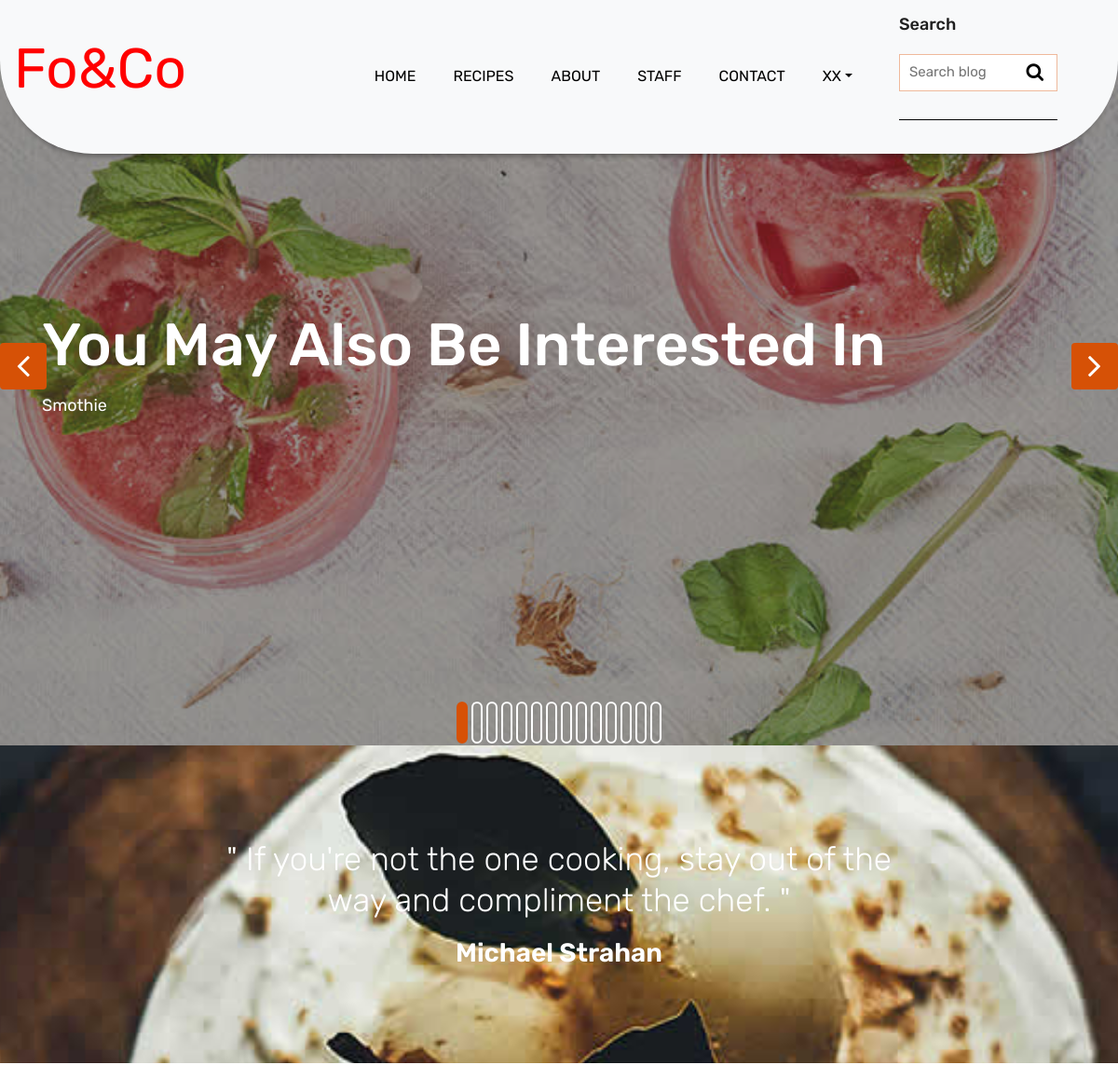
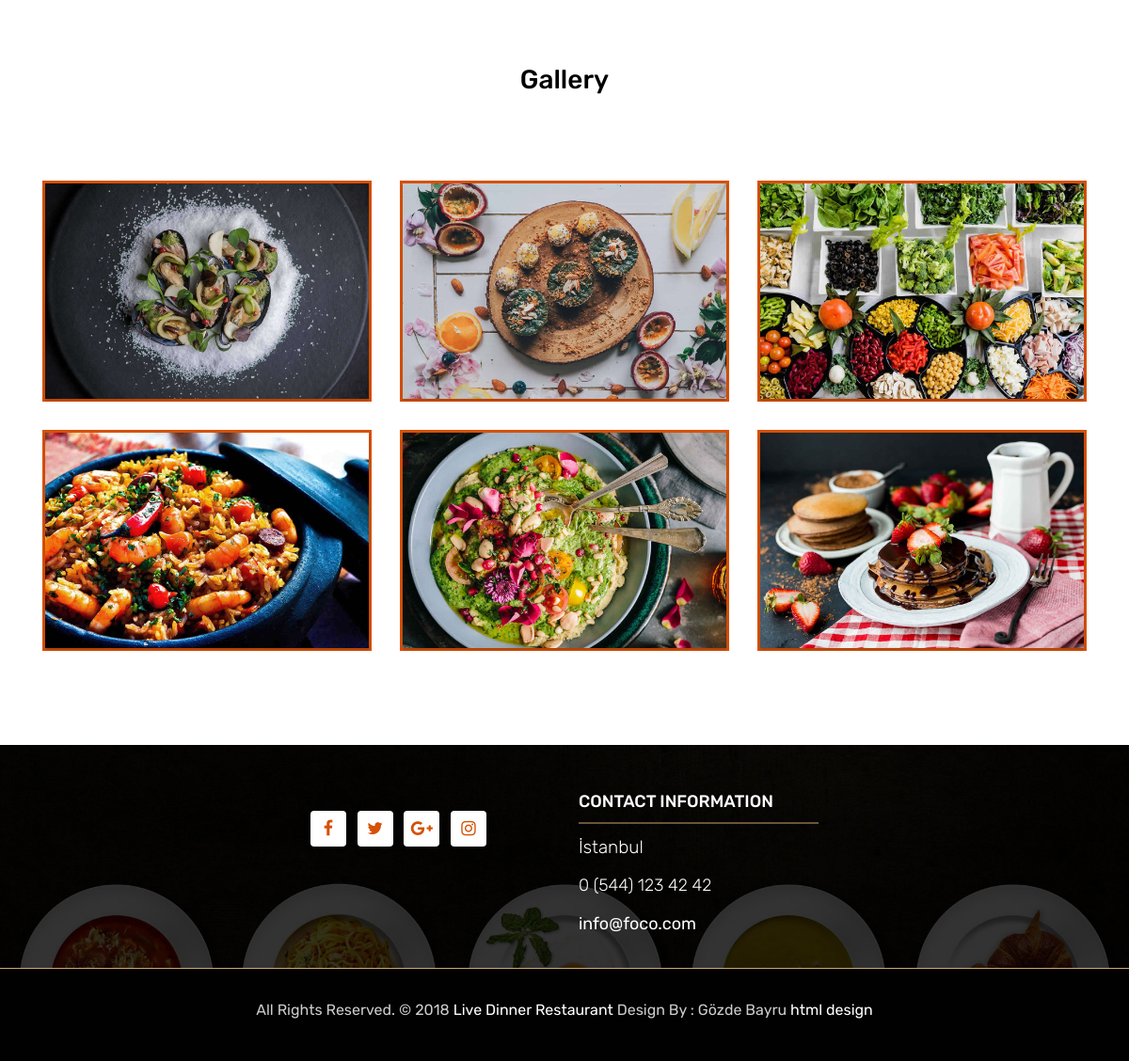
/index.php (signed in), run on the app's committed database (2 pictures, top to bottom).
### tables this page shows
CREATE TABLE `users` (
  `userid` int(10) NOT NULL,
  `username` varchar(100) NOT NULL,
  `usersurname` varchar(100) NOT NULL,
  `usermail` varchar(100) NOT NULL,
  `userpassword` varchar(100) NOT NULL,
  `userrights` int(2) NOT NULL,
  `usersalt` varchar(100) NOT NULL,
  `deleted` int(1) NOT NULL DEFAULT 0
);

CREATE TABLE `recipes` (
  `recipesid` int(10) NOT NULL,
  `recipesname` varchar(100) NOT NULL,
  `recipespicture` varchar(250) NOT NULL,
  `categoryid` int(10) NOT NULL,
  `recipesdescription` varchar(1000) NOT NULL,
  `orders` int(10) NOT NULL,
  `deleted` int(1) NOT NULL DEFAULT 0
);

CREATE TABLE `settings` (
  `settingsid` int(1) NOT NULL,
  `companyname` varchar(100) NOT NULL,
  `title` varchar(250) NOT NULL,
  `description` varchar(250) NOT NULL,
  `keywords` varchar(250) NOT NULL,
  `author` varchar(250) NOT NULL,
  `telephone` varchar(30) NOT NULL,
  `email` varchar(50) NOT NULL,
  `address` varchar(250) NOT NULL,
  `face` varchar(100) NOT NULL,
  `insta` varchar(100) NOT NULL,
  `twitter` varchar(100) NOT NULL,
  `google` varchar(100) NOT NULL,
  `about` varchar(3000) NOT NULL,
  `deleted` int(1) NOT NULL DEFAULT 0
);

### admin/class/Session.php (called while the page is built, shortened)
<?php
class Session{
	public static function check($name=null){
		if($name){
			return (isset($_SESSION[$name]))? true : false;
		}else{
			return false;
		}
	}
	public static function bring($name=null){
		if($name){
			if(self::check($name)){
				return $_SESSION[$name];
			}else{
				return false;
			}
		}else{
			return false;
		}
	}
}
?>

### admin/class/DB.php (called while the page is built, shortened)
<?php
class DB{
	public  static $_connect=null;
	private $_pdo,
	$_query,
	$_counter=0,
	$_result,
	$_errors=false;
	public  function __construct(){
		try {
			$this->_pdo = new PDO('mysql:host=localhost;dbname=dinner', "root", "");
			$this->_pdo->exec("set names utf8");
		} catch (PDOException $e) {
			die($e->getMessage());
		}
	}
	public static function connect(){
		if(!isset(self::$_connect)){
			self::$_connect = new DB();
		}
		return self::$_connect;
	}
	public  function bring($fields=array()){
		if(count($fields)){
			switch ($fields[1]) {
				case 'all':
				$sql="select * from $fields[0] where deleted = ?";
				if(!$this->query($sql,array(0))->errors()){
					return $this;
				}else{
					return false;
				}
				break;
				case 'query':
				$file=$fields[2];
				$operator=$fields[3];
				$value=$fields[4];
				$sql="select * from $fields[0] where deleted = ? and  $file $operator ? ";
				if(!$this->query($sql,array(0,$value))->errors()){
					return $this;
				}else{
					return false;
				}
				break;
			}
		}else{
			return false;
		}
	}
	public  function query($sql=null,$parametre=array()){
		if($sql && count($parametre)){
			if($this->_query=$this->_pdo->prepare($sql)){
				$x=1;
				if(count($parametre)){
					foreach ($parametre as $param) {
						$this->_query->bindValue($x,$param);
						$x++;
					}
					if($this->_query->execute()){
						$this->_result=$this->_query->fetchAll(PDO::FETCH_OBJ);
						$this->_counter=$this->_query->rowCount();
					}else{
						$this->_errors=true;
					}
					return $this;
				}else{
					return false;
				}
			}else{
				return false;
			}
		}else{
			return false;
		}
	}
	public  function counter(){
		return $this->_counter;
	}
	public  function errors(){
		return $this->_errors;
	}
	public  function first(){
		return $this->_result[0];
	}
}
?>

### admin/class/User.php (called while the page is built, shortened)
<?php
class User{
	private $_db,
	$_session,
	$_data,
	$_rightsname,
	$_counter=0;
	public function __construct($userid=null){
		$this->_db =  DB::connect();
		$this->_session="users";
		if(!$userid){
			if(Session::check($this->_session)){
				$sqldata=$this->_db->bring(array("users","query","usersalt","=",Session::bring($this->_session)));
				if($sqldata->counter()){
					$this->_data=$sqldata->first();
					$this->_counter=$sqldata->counter();
					$rights=$this->_db->bring(array("rights","query","rightsid","=",$this->_data->userrights));
					$this->_rightsname=$rights->first()->rightsname;
					return $this;
				}
			}else{
				return false;
			}
		}elseif($userid){
			$userdata=$this->_db->bring(array("users","query","usersalt","=",$userid));
			if($userdata->counter()){
				$this->_counter=$userdata->counter();
				$this->_data=$userdata->first();
				$rightsname=$this->_db->bring(array("rights","query","rightsid","=",$this->_data->userrights));
				return $this;
			}else{
				return false;
			}
		}
	}
	public function data(){
		return $this->_data;
	}
	public function counter(){
		return $this->_counter;
	}
}

### admin/class/Main.php (called while the page is built, shortened)
<?php
class Main{
	private $_db,
	$_data,
	$_counter;
	public  function __construct($data=array()){
		$this->_db=DB::connect();
	}
	public  function databring($fields){
		if(count($fields)){
			if($databr=$this->_db->bring($fields)){
				if($databr->counter()){
					$this->_counter=$databr->counter();
					if(count($databr->all())===1){
						$this->_data=$databr->first();
					}elseif(count($databr->all())>1){
						$this->_data=$databr->all();
					}
					return true;
				}else{
					return false;
				}
			}else{
				return false;
			}
		}else{
			return false;
		}
	}
	public  function data(){
		return $this->_data;
	}
	public  function counter(){
		return $this->_counter;
	}
}
?>

### index.php (the view, shortened to what this page needs)
<?php include 'header.php';
include 'recommendationengine.php';
?>
<div id="slides" class="cover-slides">
	<ul class="slides-container">
		<?php
		if(!Session::check("users") || empty($recommendation)){
			$recipes = new Main();
			$recipes->databring(array("recipes","all"));
			foreach ($recipes->data() as $key ) { ?>
				<li class="text-left">
					<img src="admin/<?php echo $key->recipespicture ?>" alt="">
					<div class="container">
						<div class="row">
							<div class="col-md-12">
								<h1 class="m-b-20">You May Also Be Interested In</h1>
								<a href="recipes-details.php?id=<?php echo $key->recipesid; ?>"><p class="m-b-40"><?php echo $key->recipesname; ?></p></a>
							</div>
						</div>
					</div>
				</li>
			<?php 	}
		}
		?>
	</ul>
	<div class="slides-navigation">
		<a href="#" class="next"><i class="fa fa-angle-right" aria-hidden="true"></i></a>
		<a href="#" class="prev"><i class="fa fa-angle-left" aria-hidden="true"></i></a>
	</div>
</div>
<div class="qt-box qt-background">
	<div class="container">
		<div class="row">
			<div class="col-md-8 ml-auto mr-auto text-center">
				<p class="lead ">
					" If you're not the one cooking, stay out of the way and compliment the chef. "
				</p>
				<span class="lead">Michael Strahan</span>
			</div>
		</div>
	</div>
</div>
<div class="gallery-box">
	<div class="container">
		<div class="row">
			<div class="col-lg-12">
				<div class="heading-title text-center">
					<h2>Gallery</h2>
				</div>
			</div>
		</div>
		<div class="tz-gallery">
			<div class="row">
				<div class="col-sm-12 col-md-4 col-lg-4">
					<a class="lightbox" href="images/gallery-img-01.jpg">
						<img class="img-fluid" src="images/gallery-img-01.jpg" alt="Gallery Images">
					</a>
				</div>
				<div class="col-sm-6 col-md-4 col-lg-4">
					<a class="lightbox" href="images/gallery-img-02.jpg">
						<img class="img-fluid" src="images/gallery-img-02.jpg" alt="Gallery Images">
					</a>
				</div>
				<div class="col-sm-6 col-md-4 col-lg-4">
					<a class="lightbox" href="images/gallery-img-03.jpg">
						<img class="img-fluid" src="images/gallery-img-03.jpg" alt="Gallery Images">
					</a>
				</div>
				<div class="col-sm-12 col-md-4 col-lg-4">
					<a class="lightbox" href="images/gallery-img-04.jpg">
						<img class="img-fluid" src="images/gallery-img-04.jpg" alt="Gallery Images">
					</a>
				</div>
				<div class="col-sm-6 col-md-4 col-lg-4">
					<a class="lightbox" href="images/gallery-img-05.jpg">
						<img class="img-fluid" src="images/gallery-img-05.jpg" alt="Gallery Images">
					</a>
				</div>
				<div class="col-sm-6 col-md-4 col-lg-4">
					<a class="lightbox" href="images/gallery-img-06.jpg">
						<img class="img-fluid" src="images/gallery-img-06.jpg" alt="Gallery Images">
					</a>
				</div>
			</div>
		</div>
	</div>
</div>
<?php include 'footer.php' ?>

### header.php (shortened to what this page needs)
<?php
if(Session::check("users")){
	$user = new User(Session::bring("users"));
	if($user->counter()){
		$userview = $user->data();
	}
}
$settings = new Main();
$settings->databring(array("settings","all"));
$setwrite=$settings->data();
?>
<!DOCTYPE html>
<html lang="en">
<head>
	<link rel="stylesheet" href="css/bootstrap.min.css">
	<link rel="stylesheet" href="css/style.css">
	<link rel="stylesheet" href="css/responsive.css">
	<link rel="stylesheet" href="css/custom.css">
	<link rel="stylesheet" type="text/css" href="https://cdnjs.cloudflare.com/ajax/libs/izitoast/1.4.0/css/iziToast.min.css">
</head>
<body>
	<header class="top-navbar">
		<nav class="navbar navbar-expand-lg navbar-light bg-light">
			<div class="container">
				<a class="navbar-brand" href="/proje">
					<p style="color: red; font-size: 60px;">Fo&Co</p>
				</a>
				<div class="collapse navbar-collapse" id="navbars-rs-food">
					<ul class="navbar-nav ml-auto">
						<li class="nav-item "><a class="nav-link" href="/proje">Home</a></li>
						<li class="nav-item"><a class="nav-link" href="recipes.php">Recipes</a></li>
						<li class="nav-item"><a class="nav-link" href="about.php">About</a></li>
						<li class="nav-item"><a class="nav-link" href="staff.php">Staff</a></li>
						<li class="nav-item"><a class="nav-link" href="contact.php">Contact</a></li>
						<?php
						if(Session::check("users")){ ?>
							<li class="nav-item dropdown">
								<a class="nav-link dropdown-toggle" href="#" id="dropdown-a" data-toggle="dropdown"><?php echo $userview->username; ?></a>
							</li>
						<?php	}else{  ?>
							<li class="nav-item"><a class="nav-link" href="login.php">Login</a></li>
							<li class="nav-item"><a class="nav-link" href="signup.php">Sign Up</a></li>
						<?php	}  ?>
					</ul>
				</div>
			</div>
			<div class="col-xl-2 col-lg-2 col-md-2 col-sm-8 col-2 blog-sidebar" style="margin-right: 50px">
				<form action="" method="POST">
					<div class="right-side-blog">
						<h3>Search</h3>
						<div class="blog-search-form">
							<input name="search" placeholder="Search blog" type="text">
							<button class="search-btn" name="recipes" type="submit" value="recipes">
								<i class="fa fa-search" aria-hidden="true"></i>
							</button>
						</div>
					</div>
				</form>
			</div>
		</nav>
	</header>

### footer.php (shortened to what this page needs)
	<footer class="footer-area bg-f">
		<div class="container">
			<div class="row">
				<div class="col-lg-3 col-md-6">
				</div>
				<div class="col-lg-3 col-md-6">
					<ul class="list-inline f-social">
						<li class="list-inline-item"><a href="<?php echo $setwrite->face ?>"><i class="fa fa-facebook" aria-hidden="true"></i></a></li>
						<li class="list-inline-item"><a href="<?php echo $setwrite->twitter ?>"><i class="fa fa-twitter" aria-hidden="true"></i></a></li>
						<li class="list-inline-item"><a href="<?php echo $setwrite->google ?>"><i class="fa fa-google-plus" aria-hidden="true"></i></a></li>
						<li class="list-inline-item"><a href="<?php echo $setwrite->insta ?>"><i class="fa fa-instagram" aria-hidden="true"></i></a></li>
					</ul>
				</div>
				<div class="col-lg-3 col-md-6">
					<h3>Contact information</h3>
					<p class="lead"><?php echo $setwrite->address; ?></p>
					<p class="lead"><a href="#"><?php echo $setwrite->telephone; ?></a></p>
					<p><a href="#"> <?php echo $setwrite->email; ?></a></p>
				</div>
				<div class="col-lg-3 col-md-6">
				</div>
			</div>
		</div>
		<div class="copyright">
			<div class="container">
				<div class="row">
					<div class="col-lg-12">
						<p class="company-name">All Rights Reserved. &copy; 2018 <a href="#">Live Dinner Restaurant</a> Design By : <?php echo $setwrite->author; ?>
					<a href="https://html.design/">html design</a></p>
					</div>
				</div>
			</div>
		</div>
	</footer>
</body>
</html>

### css/superslides.css (style rules this page uses)
#slides { position: relative; }
#slides .slides-container { display: none; }
.slides-navigation { margin: 0 auto; position: absolute; z-index: 3; top: 46%; width: 100%; }
.slides-navigation a { position: absolute; display: block; }
.slides-navigation a.prev { left: 0; }
.slides-navigation a.next { right: 0; }

### data on the page
users: username "XX"
recipes: recipespicture (picture), recipesname "Smothie"
settings: address "İstanbul", telephone "0 (544) 123 42 42", email "info@foco.com", author "Gözde Bayru"
